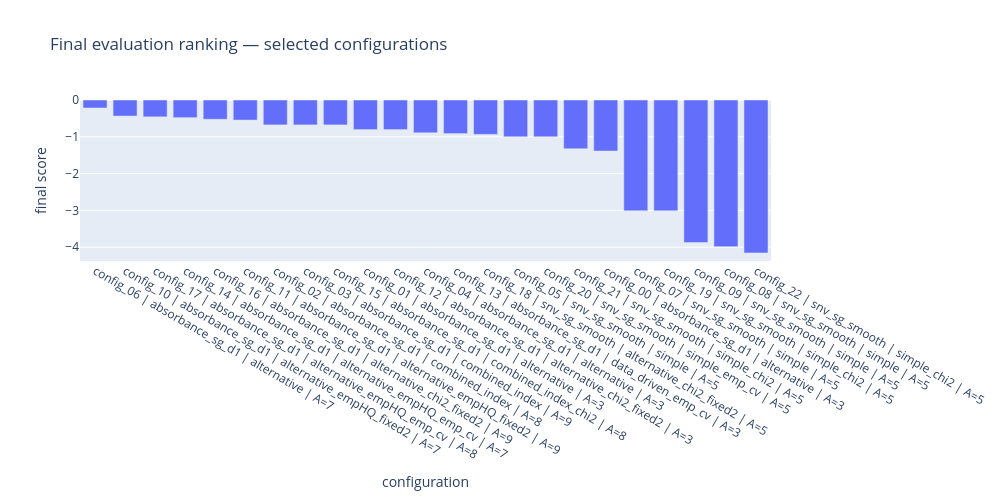

This figure's notebook cell:
### Code cell
if plot_bar_values is not None and len(final_metrics_df) > 0:
    top_plot_df = final_metrics_df.copy()

    labels = (
        top_plot_df["selection_profile"].astype(str)
        + " | "
        + top_plot_df["preprocessing"].astype(str)
        + " | "
        + top_plot_df["selected_rule_name"].astype(str)
        + " | A="
        + top_plot_df["n_components"].astype(str)
    )

    plot_bar_values(
        x=labels,
        y=top_plot_df["final_score"],
        title="Final evaluation ranking — selected configurations",
        x_title="configuration",
        y_title="final score",
        show=True,
    )
else:
    print("Ranking plot skipped.")

### Figure 1 — Plotly figure (JSON) as saved in the notebook; plotly's stock layout.template omitted (floating-point values rounded to 4 significant figures)
{"data": [{"hovertemplate": "%{x}<br>%{y}<extra></extra>", "type": "bar", "x": ["config_06 | absorbance_sg_d1 | alternative | A=7", "config_10 | absorbance_sg_d1 | alternative_empHQ_fixed2 | A=7", "config_17 | absorbance_sg_d1 | alternative_empHQ_emp_cv | A=8", "config_14 | absorbance_sg_d1 | alternative_empHQ_emp_cv | A=7", "config_16 | absorbance_sg_d1 | alternative_chi2_fixed2 | A=9", "config_11 | absorbance_sg_d1 | alternative_empHQ_fixed2 | A=9", "config_02 | absorbance_sg_d1 | combined_index | A=8", "config_03 | absorbance_sg_d1 | combined_index | A=9", "config_15 | absorbance_sg_d1 | combined_index_chi2 | A=8", "config_01 | absorbance_sg_d1 | alternative | A=3", "config_12 | absorbance_sg_d1 | alternative_chi2_fixed2 | A=3", "config_04 | absorbance_sg_d1 | alternative | A=3", "config_13 | absorbance_sg_d1 | data_driven_emp_cv | A=3", "config_18 | snv_sg_smooth | alternative_chi2_fixed2 | A=5", "config_05 | snv_sg_smooth | simple | A=5", "config_20 | snv_sg_smooth | simple_emp_cv | A=5", "config_21 | snv_sg_smooth | simple_chi2 | A=5", "config_00 | absorbance_sg_d1 | alternative | A=3", "config_07 | snv_sg_smooth | simple | A=5", "config_19 | snv_sg_smooth | simple_chi2 | A=5", "config_09 | snv_sg_smooth | simple | A=5", "config_08 | snv_sg_smooth | simple | A=5", "config_22 | snv_sg_smooth | simple_chi2 | A=5"], "y": [-0.2176, -0.4364, -0.4583, -0.4802, -0.5239, -0.5457, -0.6767, -0.6767, -0.6767, -0.8044, -0.8044, -0.8918, -0.9137, -0.9355, -1.001, -1.001, -1.325, -1.387, -3.012, -3.012, -3.876, -3.986, -4.157]}], "layout": {"height": 500, "title": {"text": "Final evaluation ranking — selected configurations"}, "width": 1000, "xaxis": {"title": {"text": "configuration"}}, "yaxis": {"title": {"text": "final score"}}}}
